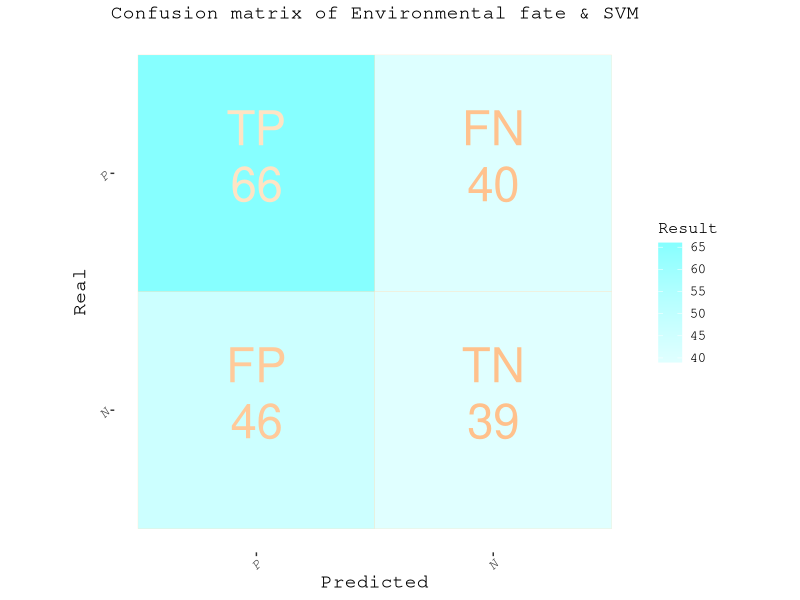
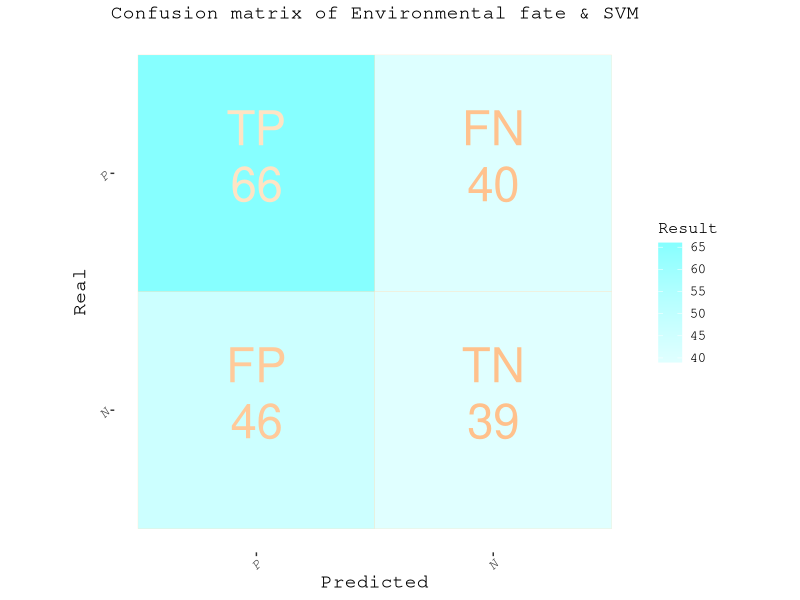

Here is the R script that generated these plots, in order:
#绘画混淆矩阵
library(ggplot2)
data <- read.csv("QSAR/table/data11EF_SVM_confmat.csv", header = T, row.names = 1, check.names = F, sep = ",")
#先设置热图颜色
EF<-c("#FFC18C","#FFE4C4")
SVM<-c("#86FFFF","#E0FFFF")

ggplot(data,aes(x= Predicted,y = Real))+
  geom_tile(aes(fill=Result),width=1,height =1,color = EF[2])+
  coord_equal() + # 绘制正方形，长宽相等
  scale_fill_gradientn(colors = rev(SVM))+#legend上下限
  geom_text(
    aes(label = Name, color = Result),size=12,
    vjust=-0.8)+
  geom_text(
    aes(label = Result, color =Result),size=12,
    vjust=0.8)+
  scale_color_gradientn(colors = EF)+
  guides(color="none")+
  xlim(c("P","N"))+
  ylim(c("N","P"))+
  ggtitle("Confusion matrix of Environmental fate & SVM")+
  theme(text = element_text(family = "mono", size=14),
        plot.title = element_text(size = 14,hjust = 0.5),#title 大小,居中
        axis.title.x = element_text(size = 14),#x轴标题
        axis.title.y = element_text(size = 14),
        axis.text.x = element_text(face = "italic", angle = 45, hjust = 1,size = 10),#横坐标
        axis.text.y = element_text(face = "italic", angle = 45, hjust = 1,size = 10),
        legend.text = element_text(size = 10,hjust = 0.5),#legend字体大小,居中
        legend.title = element_text(size = 12), #设置legend标签字体大小
        panel.background = element_blank(), 
        panel.grid.major = element_blank(), 
        panel.grid.minor = element_blank(),
        panel.border = element_blank())#去掉边框
ggsave("QSAR/pic/EF_svm_confmat.png",width=10, height=7,dpi=300)
